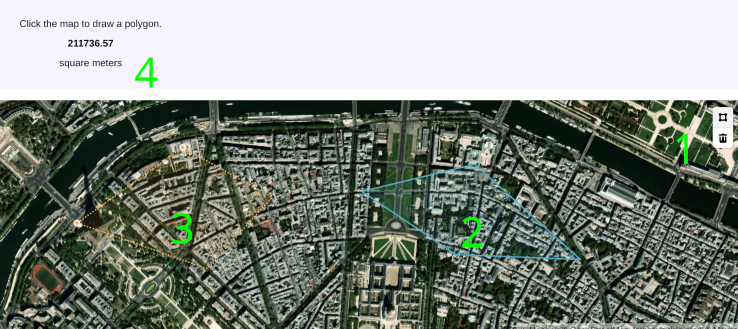
#> input picture cp2/ControlPanel/static_cp/ddl_doc/assets/geojson_example.CtEwagbt.png, 1476 x 657 px (shown at 1/2 size)
$ python -i image.py   (imports and definitions only)   (older library calls are emulated)
#> lines starting #> are read from the running program, lines starting #| are printed output that depends on the picture
"""
image tools
"""

#
# IMAGE THUMBNAILER
#

import os.path
import PIL.Image
import PIL.ImageOps
import PIL.ImageDraw
from PIL import ImageChops

from   timeit   import default_timer as timer


import subprocess
import shlex

def _deinterlace_png(path):
    """
    PIL 1.6 can't handle interlaced PNG
    temporary workaround, fixed in PIL 1.7
    """
    start = timer()
    im = PIL.Image.open(path)
#> im is the input picture: PIL image 1476x657 RGBA; mean R, G, B, A 131.3, 137.7, 130.3, 255
    #print "_deinterlace_png {0} open image took: {1} sec".format(path,timer()-start)
    if im.format == 'PNG':
        try:
            im.getpixel((0, 0))
        except IOError:
            print("_deinterlace_png exception on getpixel(0,0) calling convert ...")
            # check the file exists
            assert os.path.isfile(path)
            # convert it to non-interlaced
            os.system("/usr/bin/convert %s %s"
                      % (path, path))
            im = PIL.Image.open(path)
            # try once again, in case there is another problem
            im.getpixel((0, 0))
    print("_deinterlace_png {0} took {1} sec".format(path,timer()-start))
    return

def thumbnail(fname, size=(128, 128), ext=".png"):
    """
    image thumbnailing function

    @param fname: full-size file name
    @param size: thumbnail size, default 128x128
    @param ext: thumbnail file extension (and format), default ".png"

    @return: thumbnail file name
    """
    fname = os.path.abspath(fname)
    # split dirname and basename
    (fname_dir, fname_base) = os.path.split(fname)
    fname_noext = os.path.splitext(fname_base)[0]

    tn_fname = os.path.join(fname_dir, ".__%ix%i__" % size
                           + fname_noext + ext)
    if not os.path.isfile(tn_fname):
        # no thumbnail, create it
        #TODO: no more deinterlacing
        _deinterlace_png(fname)
        im = PIL.Image.open(fname)
        tn = PIL.Image.new('RGBA', size, (0, 0, 0, 0))
#> tn: PIL image 128x128 RGBA; every value is 0
        im.thumbnail(size, resample=True)
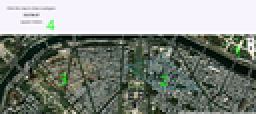
#> im: PIL image 128x57 RGBA (shown 2 times larger); mean R, G, B, A 131.2, 137.5, 130, 255
        offset = ((size[0] - im.size[0]) / 2,
                  (size[1] - im.size[1]) / 2)
#> offset = (0, 35.5)
        box = offset + (im.size[0] + offset[0],
                        im.size[1] + offset[1])
#> box = (0, 35.5, 128, 92.5)
        tn.paste(im, box)
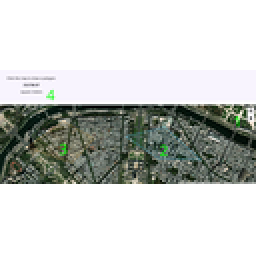
#> tn: PIL image 128x128 RGBA (shown 2 times larger); mean R, G, B, A 58.4, 61.2, 57.9, 113.6; transparent parts drawn white
        tn.save(tn_fname)

    return tn_fname

# [16 lines left out: function drawhistogram, not called in this run]

#
# IMAGE CLASS
#

class image(object):
    """
    manipulable image object

    This class is basically a PIL abstraction, with a different
    method model: each method is an action modifying the object.
    Nothing is written to a file until explicitly asked.
    """

    im = None

    # [407 lines left out: functions __init__, __getattr__, save, crop, resize, convert and 10 more, not called in this run]

>>> result = thumbnail('../../../../cp2/ControlPanel/static_cp/ddl_doc/assets/geojson_example.CtEwagbt.png')

$ run again, on cp2/ControlPanel/static_cp/ddl_doc/assets/image_gallery_example.Dag5AMIK.png
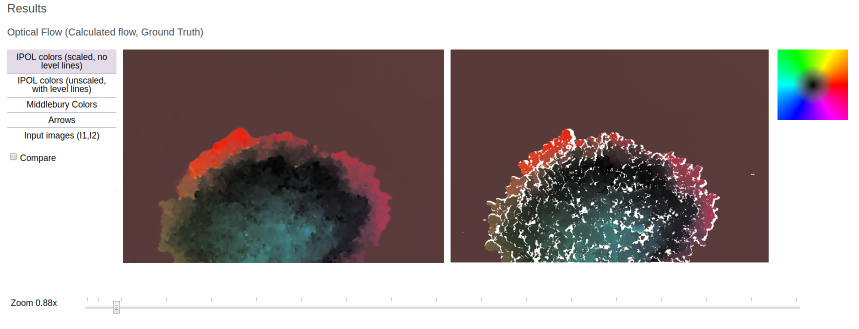
#> input picture cp2/ControlPanel/static_cp/ddl_doc/assets/image_gallery_example.Dag5AMIK.png, 1717 x 657 px (shown at 1/2 size)
#> in _deinterlace_png, im is the input picture: PIL image 1717x657 RGBA; mean R, G, B, A 169.4, 158.2, 157.6, 255
#> in thumbnail, `im.thumbnail(size, resample=True)`:
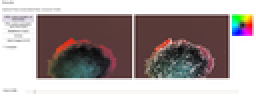
#> im: PIL image 128x49 RGBA (shown 2 times larger); mean R, G, B, A 168.9, 157.6, 157, 255
#> in thumbnail, `tn.paste(im, box)`:
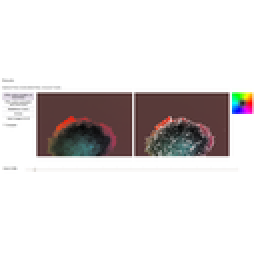
#> tn: PIL image 128x128 RGBA (shown 2 times larger); mean R, G, B, A 64.7, 60.3, 60.1, 97.6; transparent parts drawn white
